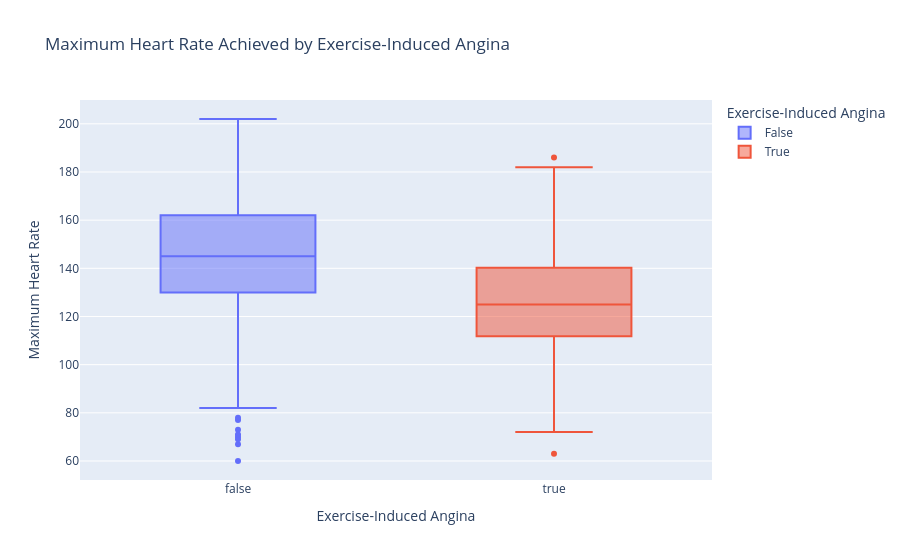

Write notebook code for a chart like this one.
### Code cell
fig = px.box(
    df, 
    x="exang",
    y="thalch",
    color="exang",
    title="Maximum Heart Rate Achieved by Exercise-Induced Angina",
    labels={
        "exang": "Exercise-Induced Angina",
        "thalch": "Maximum Heart Rate"
    }
) 
fig.show()

### Figure 1 — Plotly figure (JSON) as saved in the notebook; plotly's stock layout.template omitted (floating-point values rounded to 4 significant figures; data arrays with more than 128 entries replaced by an {"elided": "..."} marker saying what was removed)
{"data": [{"alignmentgroup": "True", "hovertemplate": "Exercise-Induced Angina=%{x}<br>Maximum Heart Rate=%{y}<extra></extra>", "legendgroup": "False", "marker": {"color": "#636efa"}, "name": "False", "notched": false, "offsetgroup": "False", "orientation": "v", "showlegend": true, "type": "box", "x": {"elided": "583 bool values"}, "x0": " ", "xaxis": "x", "y": {"elided": "583 float values"}, "y0": " ", "yaxis": "y"}, {"alignmentgroup": "True", "hovertemplate": "Exercise-Induced Angina=%{x}<br>Maximum Heart Rate=%{y}<extra></extra>", "legendgroup": "True", "marker": {"color": "#EF553B"}, "name": "True", "notched": false, "offsetgroup": "True", "orientation": "v", "showlegend": true, "type": "box", "x": {"elided": "337 bool values"}, "x0": " ", "xaxis": "x", "y": {"elided": "337 float values"}, "y0": " ", "yaxis": "y"}], "layout": {"boxmode": "overlay", "legend": {"title": {"text": "Exercise-Induced Angina"}, "tracegroupgap": 0}, "title": {"text": "Maximum Heart Rate Achieved by Exercise-Induced Angina"}, "xaxis": {"anchor": "y", "categoryarray": [false, true], "categoryorder": "array", "domain": [0, 1], "title": {"text": "Exercise-Induced Angina"}}, "yaxis": {"anchor": "x", "domain": [0, 1], "title": {"text": "Maximum Heart Rate"}}}}
